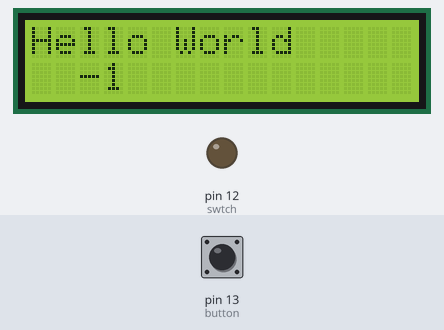
Simulated run of this sketch. Board: Arduino Uno, built with avr-gcc and run on an emulated ATmega328P. On the bench: 16×2 character LCD, output pins drawn as LEDs (lit = HIGH). Inputs (shaded band) come from the test bench; at power-on: pin 13 (button) LOW. What the sketch prints to the serial monitor is not drawn.

Above: at 1.2 s.
1.3 s: pin 13 (button) pulled HIGH for 0.15 s
At 2.4 s:
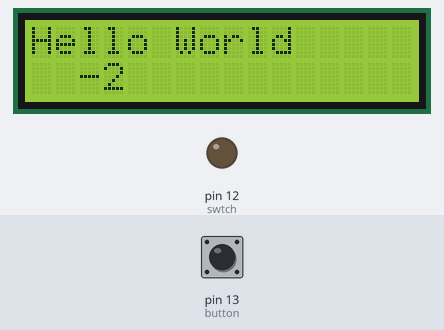
3.0 s: pin 13 (button) pulled HIGH for 1 s
At 5.2 s:
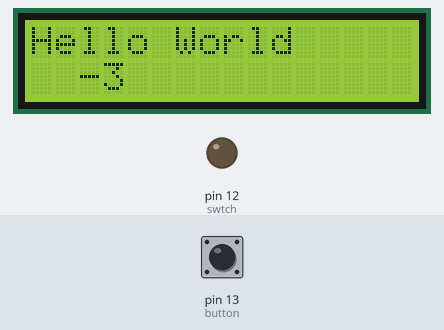
5.5 s: pin 13 (button) pulled HIGH for 0.15 s
At 6.3 s:
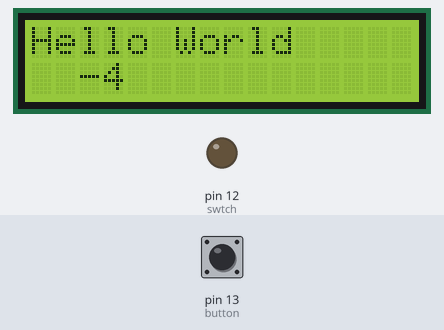
7.1 s: pin 13 (button) pulled HIGH for 1 s
At 9.0 s:
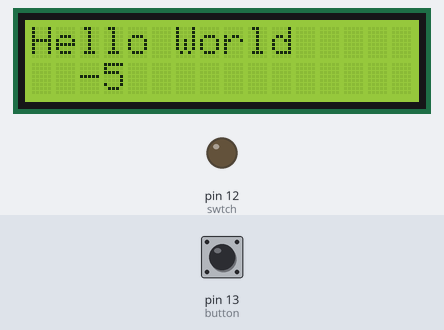
Timing chart, 0 to 10.5 s (numbered marks = the images above; inputs shaded):
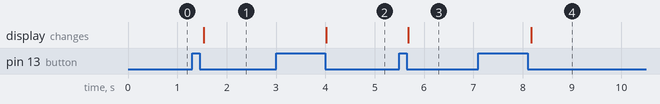

Measured:
- after the input at 1.3 s, the display: changes after 0.23 s (image 1)
- after the input at 3.0 s, the display: changes after 1.0 s (image 2)
- after the input at 5.5 s, the display: changes after 0.18 s (image 3)
- after the input at 7.1 s, the display: changes after 1.1 s (image 4)

The sketch:

lcdbp.ino
```cpp
//includes the libraries
#include <Wire.h>
#include <LCD.h>
#include <LiquidCrystal_I2C.h>
#include <LiquidCrystal.h>

LiquidCrystal_I2C lcd(0x27,2,1,0,4,5,6,7); //initializes the library with these pins

int button = 13;
int swtch = 12;
int buttonState;
int swtchState;
int printVal = 0;
bool isOn = false;

void setup(){
	lcd.begin (16,2); //for 16 x 2 LCD module
	lcd.setBacklightPin (3, POSITIVE);
	lcd.setBacklight (HIGH);   //turns the backlight on
	lcd.print ("Hello World"); //Print Hello World
	pinMode(13, INPUT);
	pinMode(12, OUTPUT);
	Serial.begin(9600);
}
void loop(){
	lcd.setCursor(2,1); //set the cursor to row 1 colmn 2

	buttonState = digitalRead(button);
	Serial.println(buttonState);
	swtchState = digitalRead(swtch);

	if (swtchState && !buttonState && isOn == false){// check if button and switch are on/pressed
		printVal = printVal + 1;// print up one on LCD
		isOn = true;
	}
	else if (!swtchState && !buttonState && isOn == false){// check if button is on and switch is off
		printVal = printVal - 1;// print down one on LCD
		isOn = true;
	}
	if (buttonState){
		isOn = false;
	}

	lcd.print(printVal);
	lcd.print(" ");// print a space so the LCD doesn't go by 10's
	delay(100);
}
```
